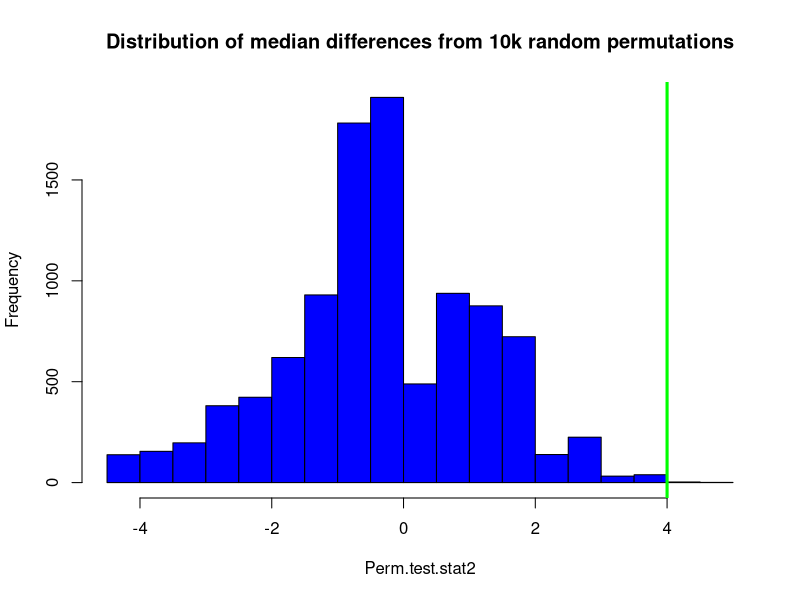
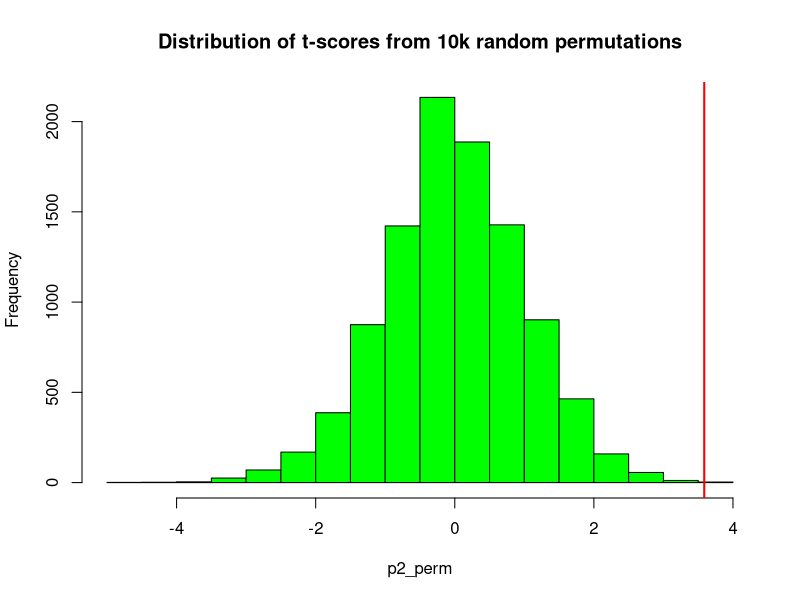
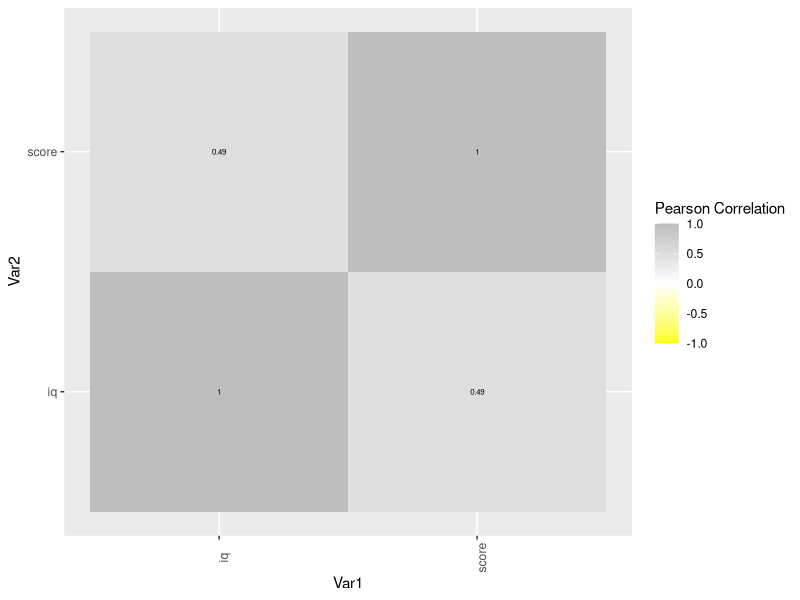
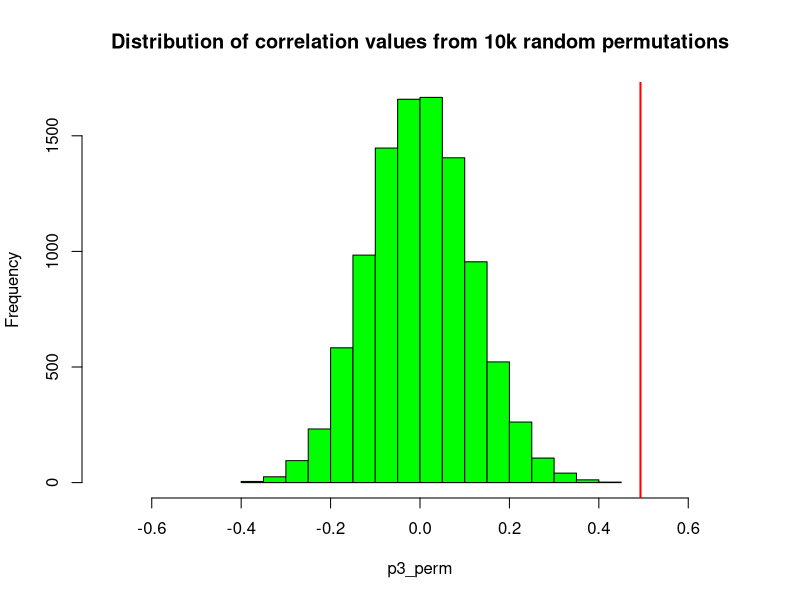

Recreate these plots in R, in order.
## ---- chunk 1
knitr::opts_chunk$set(echo = TRUE, warning=FALSE, message=FALSE)
## ---- chunk 2
library(readxl)
data <- read_excel("./BRSM_Results_Visualization.xlsx", sheet = 1)

print(data)
beer <- subset(data, Group == "Beer")
print(beer)
water <- subset(data, Group == "Water")
print(water$`No. of Mosquitoes`)

beer_mean <- mean(beer$`No. of Mosquitoes`)
print(beer_mean)
water_mean <- mean(water$`No. of Mosquitoes`)
print(water_mean)
test.stat.1 <- abs(water_mean - beer_mean)

beer_median <- median(beer$`No. of Mosquitoes`)
water_median <- median(water$`No. of Mosquitoes`)
test.stat.2 <- abs(beer_median - water_median)
print(test.stat.2)
cat("The difference between the group medians is", test.stat.2)
## ---- chunk 3
set.seed(1979)

n <- length(data$Group)
P <- 10000
var <- data$`No. of Mosquitoes`

PermSamples <- matrix(0, nrow = n, ncol = P)

for(i in 1:P) {
  PermSamples[, i] <- sample(var, size = n, replace = FALSE)
}

Perm.test.stat1 <- rep(0, P)
Perm.test.stat2 <- rep(0, P)

for (i in 1:P) {
  Perm.test.stat1[i] <- mean(PermSamples[data$Group == "Beer", i]) - mean(PermSamples[data$Group == "Water", i])
  
  Perm.test.stat2[i] <- median(PermSamples[data$Group == "Beer", i]) - median(PermSamples[data$Group == "Water", i])
}

print(mean(Perm.test.stat2 >= test.stat.2))

hist(Perm.test.stat2, col = "blue", main = "Distribution of median differences from 10k random permutations")
abline(v = test.stat.2, lwd = 3, col = "green")
## ---- chunk 4
p_value = sum(Perm.test.stat2 >= test.stat.2)/P
print(p_value)
cat("The p_value obtained is ", p_value)
## ---- chunk 5
t_initial <- t.test(beer$`No. of Mosquitoes`, water$`No. of Mosquitoes`, var.equal = TRUE)
t_initial <- t_initial$statistic
cat("The initial t-score is ", t_initial, "\n")
## ---- chunk 6
P <- 10000
p2_perm <- rep(0, P)
for(i in 1:P) {
  temp_t <- t.test(head(PermSamples[, i], 25), tail(PermSamples[,i], 18), var.equal = TRUE)
  p2_perm[i] <- temp_t$statistic
}
p_value_2 <- sum(p2_perm >= t_initial) / P
cat("The observed p-value is ", p_value_2, "\n")

if(p_value_2 < 0.05) {
  cat("The obtained p-value is below 0.05, affirming the validity of the alternative hypothesis and indicating that the observed statistic holds significance.\n")
} else {
  cat("The obtained p-value is not below 0.05, suggesting that the observed statistic may not hold significance.\n")
}
## ---- chunk 7
hist(p2_perm, col = "green", main = "Distribution of t-scores from 10k random permutations")
abline(v = t_initial, lwd = 2, col = "red")
## ---- chunk 8

p_value_significance = sum(abs(Perm.test.stat2) >= test.stat.2)/P
cat("The p-value is this case is ", p_value_significance)
## ---- chunk 9
set.seed(42)
library(readxl)
data <- read_excel("./IQ.xlsx", sheet = 1)
p_value <- cor(data$IQ, data$TESTSCORE)
print("The initial correlation value is ")
print(p_value)
n <- length(data$IQ)
P <- 10000
iq <- data$IQ
test_scores <- data$TESTSCORE
## ---- chunk 10
library(reshape2)
library(ggplot2)

df <- data.frame(iq = iq, score = test_scores)
corr <- cor(df)

corr_melted <- melt(corr)

ggplot(data = corr_melted, aes(x = Var1, y = Var2, fill = value)) +
  geom_tile() +
  geom_text(aes(label = round(value, 2)), size = 2) +
  scale_fill_gradient2(low = "yellow", high = "gray", limit = c(-1, 1), name = "Pearson Correlation") +
  theme(axis.text.x = element_text(angle = 90))
## ---- chunk 11
iq_samples <- matrix(0, nrow = n, ncol = P)
test_scores_samples <- matrix(0, nrow = n, ncol = P)


for(i in 1:P) {
  iq_samples[, i] <- sample(iq, size = n, replace = FALSE)
  test_scores_samples[, i] <- sample(test_scores, size = n, replace = FALSE)
}
## ---- chunk 12
p3_perm <- rep(0, P)


for(i in 1:P) {
  p3_perm[i] <- cor(iq_samples[, i], test_scores_samples[, i])
}

p_value_statistic <- sum(p3_perm >= p_value) / P
print(p_value_statistic)
print(paste("The observed p-value is ", p_value_statistic))
## ---- chunk 13

hist(p3_perm, col="green", main = "Distribution of correlation values from 10k random permutations", xlim = c(-0.7, 0.7))
abline(v=p_value, lwd=2, col="red")
